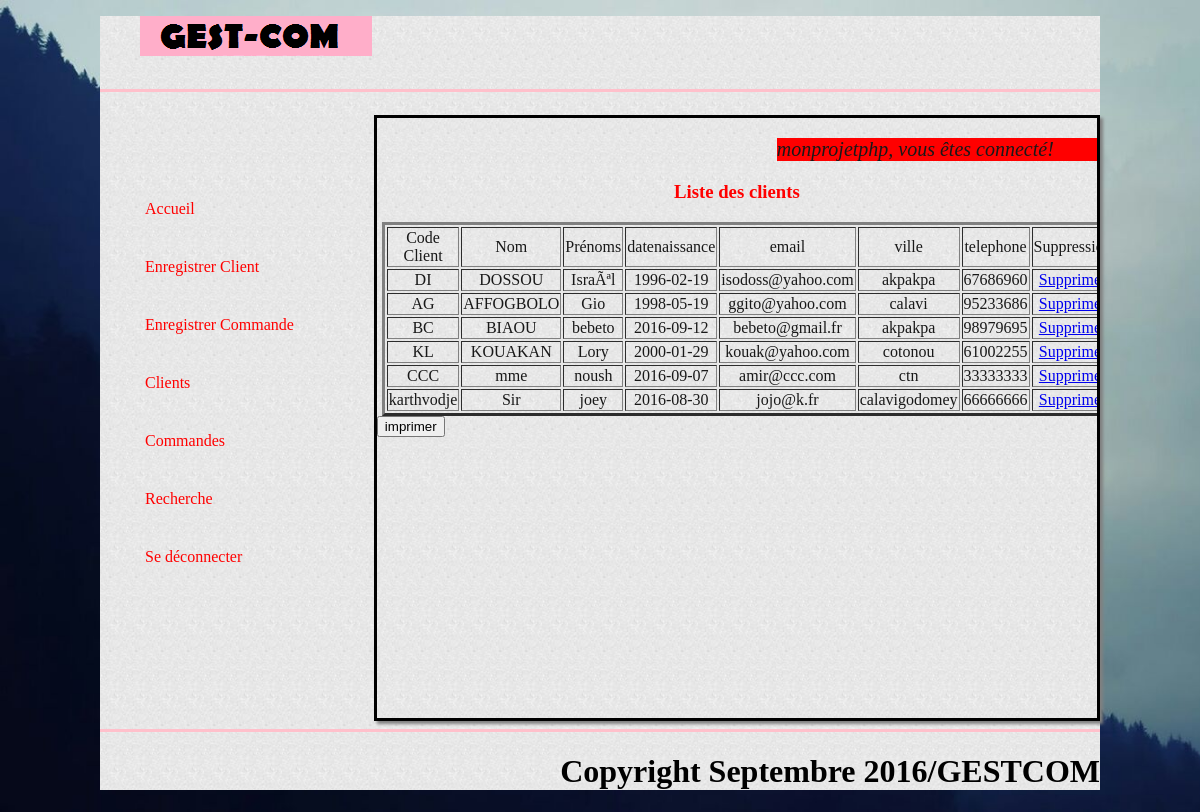
Page /index1.php?pg=clients (signed in) on the committed database.
### tables this page shows
CREATE TABLE IF NOT EXISTS `client` (
  `id` int(11) NOT NULL AUTO_INCREMENT,
  `codeclient` varchar(255) NOT NULL,
  `nom` varchar(255) NOT NULL,
  `prenoms` varchar(255) NOT NULL,
  `datenaissance` varchar(255) NOT NULL,
  `email` varchar(255) NOT NULL,
  `ville` varchar(255) NOT NULL,
  `telephone` int(11) NOT NULL,
  PRIMARY KEY (`id`)
);

### listeclients.php (the view, shortened to what this page needs)
<?php
if (isset($_SESSION['id']) AND isset($_SESSION['pseudo'])) {
    ?>
    <p style="margin-left: 400px; font-size: 20px; font-style: italic; background-color: red;">
        <?php
        echo ( $_SESSION['pseudo'] . ', vous êtes connecté!');
        ?>
    </p>
    <!DOCTYPE html>
    <html>
        <head>
            <link rel="stylesheet" href="gestcom.css" />
        <body>
            <table id="tableclient" style="margin-left:5px;" border="3">
                <tr>
                    <td>Code Client</td>
                    <td>Nom</td>
                    <td>Prénoms</td>
                    <td>datenaissance</td>
                    <td>email</td>
                    <td>ville</td>
                    <td>telephone</td>
                    <td>Suppression</td>
                </tr>
                <h1 style="color:red; text-align:center;">Liste des clients</h1>
    <?php
    $bdd = new PDO('mysql:host=localhost;dbname=gestioncom', 'root', '', array(PDO::ATTR_ERRMODE => PDO::ERRMODE_EXCEPTION));
    $reponse = $bdd->query('SELECT * FROM client');
    while ($donnee = $reponse->fetch()) {
        ?>
                    <tr>
                        <td><?php echo $donnee['codeclient'] ?></td>
                        <td><?php echo$donnee['nom'] ?></td>
                        <td><?php echo$donnee['prenoms'] ?></td>
                        <td><?php echo$donnee['datenaissance'] ?></td>
                        <td><?php echo$donnee['email'] ?></td>
                        <td><?php echo$donnee['ville'] ?></td>
                        <td><?php echo$donnee['telephone'] ?></td>
                        <td><?php $id = $donnee['id'];
            echo "<a href='index1.php?pg=supprimerclient&id=$id'>Supprimer</a>"; ?></td>
                    </tr>
        <?php
    }
    ?>
            </table>
    </body>
    </html>
    <input type="submit" value="imprimer" <a href="index1.php?pg=imprimer.php"/>
    <?php
} else {
    header('Location:index.php');
}
?>

### index1.php (shortened to what this page needs)
<?php
if( isset($_SESSION['pseudo']))
{
?>
<!DOCTYPE html>
<html>
    <head>
        <link rel="stylesheet" href="gestcom.css" />
    </head>
    <body>
        <div id='conteneur'>
            <header id='entete'>
                <?php include 'header.php'; ?>
            </header>
            <hr size="3" color="pink">
            <section>
                <aside>
                    <nav id='menu'>
                        <nav>
                            <ul>
                                <li><a style="color:red;" href="index1.php?pg=accueil">Accueil</a></li>
                                <li><a style="color:red;" href="index1.php?pg=enregistrer_client">Enregistrer Client</a></li>
                                <li><a style="color:red;" href="index1.php?pg=enregistrer_commande">Enregistrer Commande</a></li>
                                <li><a style="color:red;" href="index1.php?pg=clients">Clients</a></li>
                                <li><a style="color:red;" href="index1.php?pg=commandes">Commandes</a></li>
                                <li><a style="color:red;" href="index1.php?pg=recherche">Recherche</a></li>
                                <li><a style="color:red;" href="index1.php?pg=deconnecter">Se déconnecter</a></li>
                            </ul>
                        </nav>
                    </nav>
                </aside>
                <article id="affichage">
                    <?php include 'affichage.php'; ?>
                </article>
            </section>
            <hr size="3" color="pink">
            <footer id='bas'>
                <?php include 'bas_page.php'; ?>
            </footer>
    </body>
</html>
<?php
}
else
{
	header('Location: index.php');
}
?>

### header.php
<figure >
	<img src='paint.png' alt='Logo GESTCOM'>
</figure>

### affichage.php (shortened to what this page needs)
<?php
    if (isset($_REQUEST['pg'])) {
        switch ($_REQUEST['pg']) {
            case 'clients':include ('listeclients.php');
                break;
        }
    } else {
        include 'accueil.php';
    }

### bas_page.php
<h1>Copyright Septembre 2016/GESTCOM</h1>

### gestcom.css (style rules this page uses)
body { background-image: url('2.jpg'); background-size: cover; background-repeat: no-repeat; background-attachment:cover; color: #181818; }
#entete { width:962px; height:65px; }
#conteneur { background-image:url('fond_gris.png'); width:1000px; margin:auto; }
nav ul { list-style-type: none; display: block; margin-top: 100px; }
nav li { margin-left: 5px; margin-top: 40px; }
nav a { font-size: 1em; color: #181818; padding-bottom: 3px; text-decoration: none; }
#affichage { margin-left: 80px; width:962px; min-height:350px; border:solid 3px black; box-shadow: 3px 3px 3px gray; overflow:auto; flex:6; margin-top: 15px; height:600px; }
section { display: flex; }
aside { font-weight:2em; background-repeat: no-repeat; background-size: cover; }
#bas { color:black; text-align:right; }
#tableclient { text-align: center; }

### rows in the picture
client: codeclient "DI", nom "DOSSOU", prenoms "IsraÃªl", datenaissance "1996-02-19", email "isodoss@yahoo.com", ville "akpakpa", telephone "67686960"
client: codeclient "AG", nom "AFFOGBOLO", prenoms "Gio", datenaissance "1998-05-19", email "ggito@yahoo.com", ville "calavi", telephone "95233686"
client: codeclient "BC", nom "BIAOU", prenoms "bebeto", datenaissance "2016-09-12", email "bebeto@gmail.fr", ville "akpakpa", telephone "98979695"
client: codeclient "KL", nom "KOUAKAN", prenoms "Lory", datenaissance "2000-01-29", email "kouak@yahoo.com", ville "cotonou", telephone "61002255"
client: codeclient "CCC", nom "mme", prenoms "noush", datenaissance "2016-09-07", email "amir@ccc.com", ville "ctn", telephone "33333333"
client: codeclient "karthvodje", nom "Sir", prenoms "joey", datenaissance "2016-08-30", email "jojo@k.fr", ville "calavigodomey", telephone "66666666"

### other values in the picture
$_SESSION['pseudo'] "monprojetphp"
